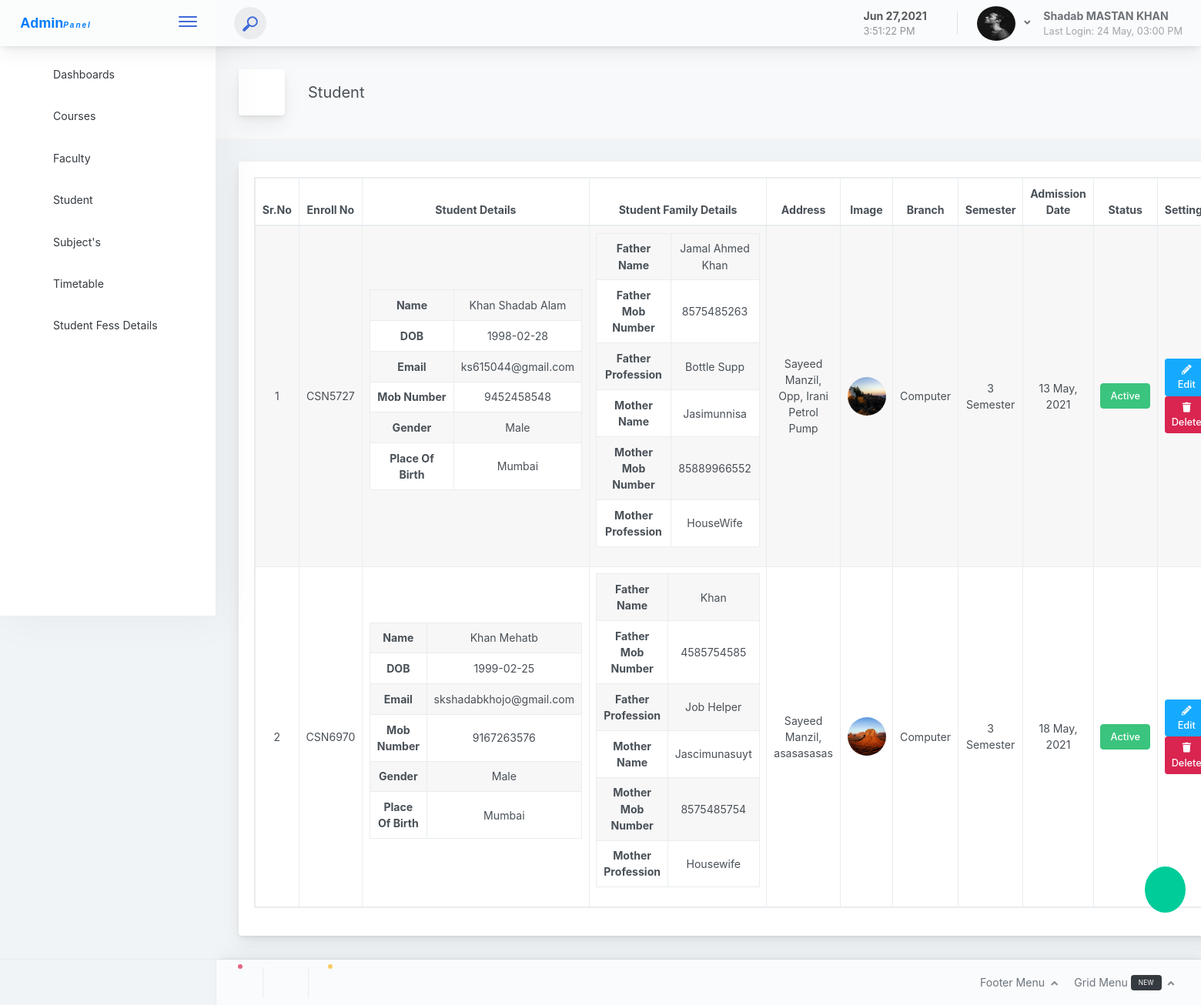
/admin_mode/student?action=viewall (signed in), run on the app's committed database.
### tables this page shows
CREATE TABLE `admin_mode` (
  `id` int(11) NOT NULL,
  `fullname` varchar(255) NOT NULL,
  `admin_email` varchar(255) NOT NULL,
  `admin_number` varchar(255) NOT NULL,
  `admin_picture` varchar(255) NOT NULL,
  `admin_login_id` varchar(10) NOT NULL,
  `admin_password` varchar(255) NOT NULL,
  `admin_address` text NOT NULL,
  `admin_last_login` varchar(255) NOT NULL,
  `admin_dob` date NOT NULL,
  `admin_status` int(11) NOT NULL,
  `admin_added_on` datetime NOT NULL,
  `admin_retirement_date` varchar(50) NOT NULL,
  `admin_reset_password_code` int(11) NOT NULL,
  `new_login_admin` int(11) NOT NULL
);

CREATE TABLE `student_login` (
  `id` int(11) NOT NULL,
  `Admission_NO` int(11) NOT NULL,
  `firstname` varchar(255) NOT NULL,
  `last_name` varchar(255) NOT NULL,
  `student_email` varchar(255) NOT NULL,
  `student_password` varchar(255) NOT NULL,
  `picture_link` varchar(255) NOT NULL,
  `STUDENT_DOB` date NOT NULL,
  `student_phone` varchar(11) NOT NULL,
  `MOTHERNAME` varchar(255) NOT NULL,
  `PLACEOFBIRTH` varchar(255) NOT NULL,
  `GENDER` varchar(255) NOT NULL,
  `ADDRESS` text NOT NULL,
  `FATHERMOBILEPHONE` varchar(255) NOT NULL,
  `MOTHERMOBILEPHONE` varchar(255) NOT NULL,
  `FATHERPROFESSION` varchar(11) NOT NULL,
  `MOTHERPROFESSION` varchar(11) NOT NULL,
  `FATHERNAME` varchar(255) NOT NULL,
  `enroll_no` varchar(255) NOT NULL,
  `DEPARTMENT` varchar(255) NOT NULL,
  `BRANCH` varchar(255) NOT NULL,
  `semester` int(1) NOT NULL DEFAULT '0',
  `reset_password_code` varchar(255) NOT NULL,
  `added_on` datetime NOT NULL,
  `online_status` varchar(255) NOT NULL,
  `new_login` int(11) NOT NULL DEFAULT '0',
  `student_status` int(11) NOT NULL
);

CREATE TABLE `branch` (
  `id` int(11) NOT NULL,
  `branch_name` varchar(255) NOT NULL,
  `status` int(11) NOT NULL,
  `branch_code` varchar(10) NOT NULL,
  `academic_pattern` varchar(10) NOT NULL,
  `no_of_sem_year` int(11) NOT NULL
);

### admin_mode/student.php (the view, shortened to what the rows shown need)
<?php
require 'admin_resuse_files/header.php';
?>
<div class="app-main__outer">
<div class="app-main__inner" >
<?php
if (isset($_GET['action']) && $_GET['action']!=''  && $_GET['action']=='viewall') {
?>
				<div class="main-card mb-3 card table-responsive">
                        <div class="card-body">
                            <table style="width: 100%;" id="example" class="table-responsive table table-hover text-center table-striped table-bordered"><thead>
								<tr>
                                    <th width="2%">Sr.No</th>
                                    <th width="5%">Enroll No</th>
                                    <th width="20%">Student Details</th>
                                    <th width="5%">Student Family Details</th>
                                    <th width="10%">Address</th>
                                    <th width="5%">Image</th>
                                    <th width="5%">Branch</th>
                                    <th width="10%">Semester</th>
                                    <th width="15%">Admission Date</th>
                                    <th width="15%">Status</th>
                                    <th width="20%">Settings</th>
                                </tr>
                             </thead>
                              <tbody>
                              	<?php
								$res = mysqli_query($con, "SELECT *,student_login.id as sid FROM `student_login` LEFT JOIN branch ON student_login.BRANCH = branch.id");
								if (mysqli_num_rows($res) >0) {
									foreach ($res as $key => $value) {
										$key+=1;
										?><tr>
				                                <td><?= $key ?></td>
				                                <td><?= $value['enroll_no']?></td>
				                                <td>
					                                <table class="table  text-center table-striped">
					                                	<tbody>
						                                	<tr>
                                                <th>Name</th>
							                                	<td><?= $value['firstname'].' '.$value['last_name']?></td>
                                              </tr>
							                                	<tr>
                                                  <th>DOB</th>
                                                  <td><?= $value['STUDENT_DOB'] ?></td>
                                                </tr>
                                                <tr>
                                                    <th>Email</th>
                                                  <td><?= $value['student_email'] ?></td>
                                                </tr>
                                                <tr>
                                                  <th>Mob Number</th>
                                                  <td><?= $value['student_phone'] ?></td>
                                                </tr>
                                                <tr>
                                                  <th>Gender</th>
                                                  <td><?= $value['GENDER'] ?></td>
                                                </tr>
                                                <tr>
                                                  <th>Place Of Birth</th>
                                                  <td><?= $value['PLACEOFBIRTH'] ?></td>
                                                </tr>
							                                </tr>
						                                </tbody>
					                                </table>
                                      <td>
                                          <table class="table  text-center table-striped">
                                            <tbody>
                                              <tr>
                                                <th>Father Name</th>
                                                <td><?= $value['FATHERNAME'] ?></td>
                                               </tr>
                                               <tr>
                                                <th>Father Mob Number</th>
                                                <td><?= $value['FATHERMOBILEPHONE'] ?></td>
                                               </tr>
                                               <tr>
                                                <th>Father Profession</th>
                                                <td><?= $value['FATHERPROFESSION'] ?></td>
                                               </tr>
                                               <tr>
                                                <th>Mother Name</th>
                                                <td><?= $value['MOTHERNAME'] ?></td>
                                               </tr>
                                               <tr>
                                                <th>Mother Mob Number</th>
                                                <td><?= $value['MOTHERMOBILEPHONE'] ?></td>
                                               </tr>
                                               <tr>
                                                <th>Mother Profession</th>
                                                  <td><?= $value['MOTHERPROFESSION'] ?></td>
                                               </tr>
                                            </tbody>
                                          </table>
                                      </td>
				                                <td> <?= $value['ADDRESS'] ?></td>
				                                <td><?php
				                                if ($value['picture_link'] != '') {
				                                	?>
													<a href="<?= FRONT_SITE_IMAGE_STUDENT.'/'.$value['picture_link'] ?>" target="_blank">
							                          <img src="<?= FRONT_SITE_IMAGE_STUDENT.'/'.$value['picture_link'] ?>"  style="width: 50px;height: 50px;object-fit: cover;object-position: center;border-radius: 50%;">
							                         </a>
				                                	<?php
				                                }else{
				                                	?>
				                                		<i class="pe-7s-add-user" style="font-size: 30px"></i>
				                                	<?php
				                                }
				                                ?> </td>
				                                <td> <?= $value['branch_name'] ?></td>
				                                <td> <?= $value['semester'] ?> Semester</td>
				                                <td><?= date('d M, Y', strtotime($value['added_on'])) ?></td>
                                        <td>
                                          <?php
                                            if ($value['student_status'] == 1) {
                                              ?>
                                              <button class="btn btn-success">Active</button>
                                              <?php
                                            }else{
                                              ?>
                                                <button class="btn btn-danger">Not Active</button>
                                              <?php
                                            }
                                          ?>
                                        </td>
				                                <td>
						                          <a class="btn btn-info btn-sm" href="student?action1=new_student&id=<?= $value['student_email'] ?>">
						                              <i class="fas fa-pencil-alt">
						                              </i>
						                              Edit
						                          </a>
						                          <a class="btn btn-danger btn-sm" href="javascript:void(0)" onclick="remove_student('<?php echo $value['firstname'] ?>','<?php echo $value['last_name'] ?>','<?= $value['student_email']?>')">
						                              <i class="fas fa-trash">
						                              </i>
						                              Delete
						                          </a>
				                                </td>
										<?php
									}
								}
                              	?>
                        </div>
                </div>
<?php
}
else{
redirect(FRONT_SITE_PATH_ADMIN);
}
?>
<?php
require 'admin_resuse_files/footer.php';
?>

### admin_mode/admin_resuse_files/header.php (shortened to what the rows shown need)
<?php
require 'session.php';
?>
<!doctype html>
<html lang="en">
<head>
<link rel="stylesheet" type="text/css" href="https://cdnjs.cloudflare.com/ajax/libs/font-awesome/5.15.3/css/all.min.css">
<link rel="stylesheet" href="https://cdn.jsdelivr.net/npm/pixeden-stroke-7-icon@1.2.3/pe-icon-7-stroke/dist/pe-icon-7-stroke.min.css">
<link rel="stylesheet" type="text/css" href="http://code.ionicframework.com/ionicons/2.0.1/css/ionicons.min.css">
<link rel="stylesheet" href="https://cdn.linearicons.com/free/1.0.0/icon-font.min.css">
<link href="<?php echo FRONT_SITE_PATH ?>assets/css/main.d810cf0ae7f39f28f336.css" rel="stylesheet"></head>
<body>
    <div class="app-container app-theme-white body-tabs-shadow fixed-header fixed-sidebar fixed-footer">
        <div class="app-header header-shadow ">
              <div class="app-header__content">
                <div class="app-header-right">
                    <div class="header-btn-lg pr-0">
                        <div class="widget-content p-0">
                            <div class="widget-content-wrapper">
                                <div class="widget-content-left">
                                    <div class="btn-group">
                                        <a data-toggle="dropdown" aria-haspopup="true" aria-expanded="false" class="p-0 btn">
                                            <img width="50px" height="45px" class="rounded-circle" src="<?= FRONT_SITE_IMAGE_ADMIN.'/'.$admin_login['admin_picture'] ?>" alt="">
                                            <i class="fa fa-angle-down ml-2 opacity-8"></i>
                                        </a>
                                    </div>
                                </div>
                                <div class="widget-content-left  ml-3 header-user-info">
                                    <div class="widget-heading"> <?= $admin_login['fullname'] ?></div>
                                    <div class="widget-subheading"> <?php if ($admin_login['admin_last_login'] == '')  {
                                        echo 'Login First Time';
                                    }else {
                                        echo "Last Login: ".date("d M, h:i A",strtotime($admin_login['admin_last_login']));
                                    } ?></div>
                                </div>
                            </div>
                        </div>
                    </div>
                </div>
            </div>
        </div>
          <div class="app-main">

### data on the page
admin_mode: admin_picture (picture), fullname "Shadab MASTAN KHAN", admin_last_login "24 May, 03:00 PM"
student_login: enroll_no "CSN5727", firstname "Khan", last_name "Shadab Alam", STUDENT_DOB "1998-02-28", student_email "ks615044@gmail.com", student_phone "9452458548", GENDER "Male", PLACEOFBIRTH "Mumbai", FATHERNAME "Jamal Ahmed Khan", FATHERMOBILEPHONE "8575485263", FATHERPROFESSION "Bottle Supp", MOTHERNAME "Jasimunnisa", MOTHERMOBILEPHONE "85889966552", MOTHERPROFESSION "HouseWife", ADDRESS "Sayeed Manzil, Opp, Irani Petrol Pump", picture_link (picture), branch.branch_name "Computer", semester "3", added_on "13 May, 2021", student_status "Active"
student_login: enroll_no "CSN6970", firstname "Khan", last_name "Mehatb", STUDENT_DOB "1999-02-25", student_email "skshadabkhojo@gmail.com", student_phone "9167263576", GENDER "Male", PLACEOFBIRTH "Mumbai", FATHERNAME "Khan", FATHERMOBILEPHONE "4585754585", FATHERPROFESSION "Job Helper", MOTHERNAME "Jascimunasuyt", MOTHERMOBILEPHONE "8575485754", MOTHERPROFESSION "Housewife", ADDRESS "Sayeed Manzil, asasasasas", picture_link (picture), branch.branch_name "Computer", semester "3", added_on "18 May, 2021", student_status "Active"
